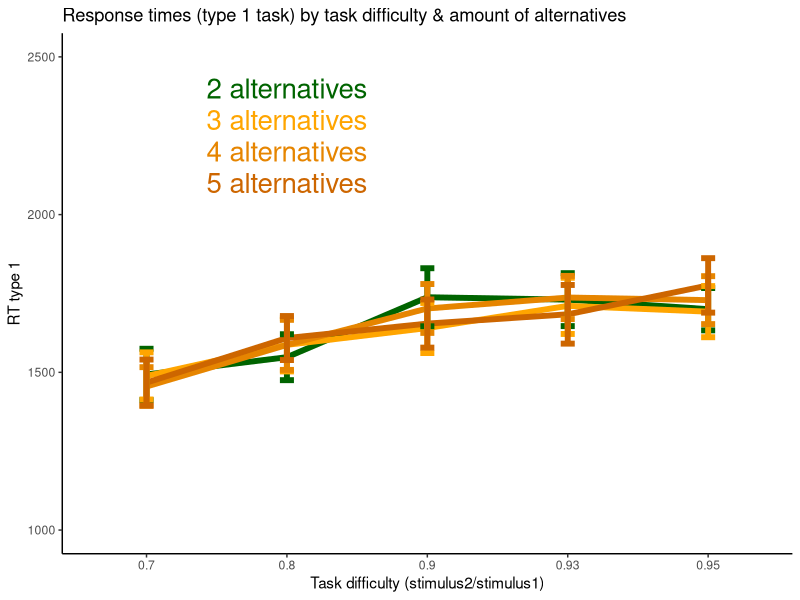
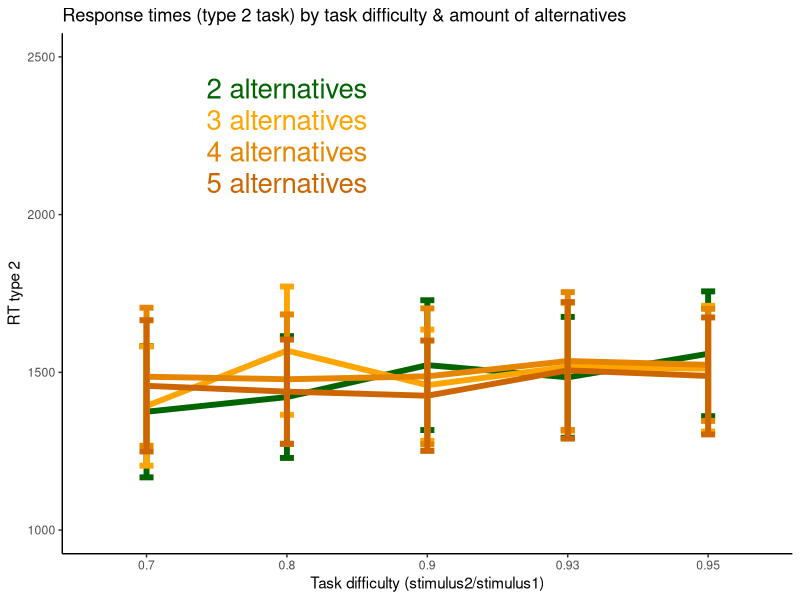
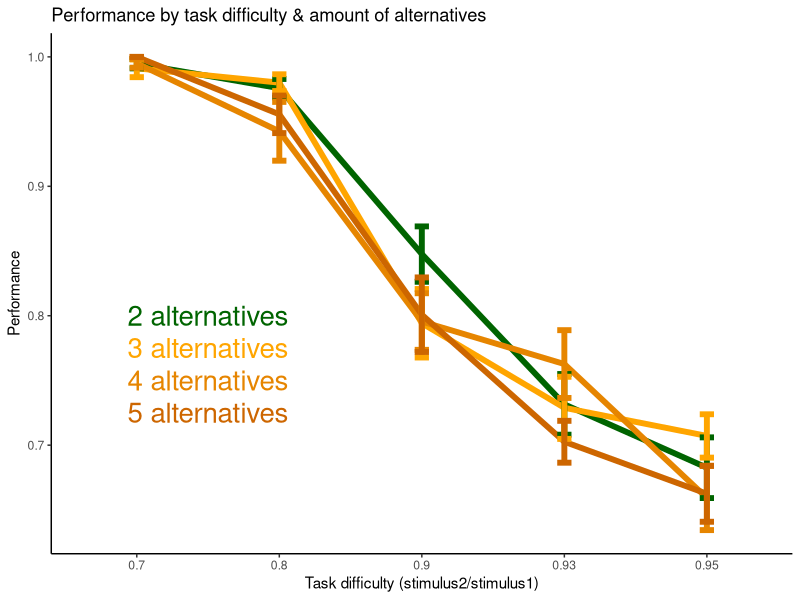
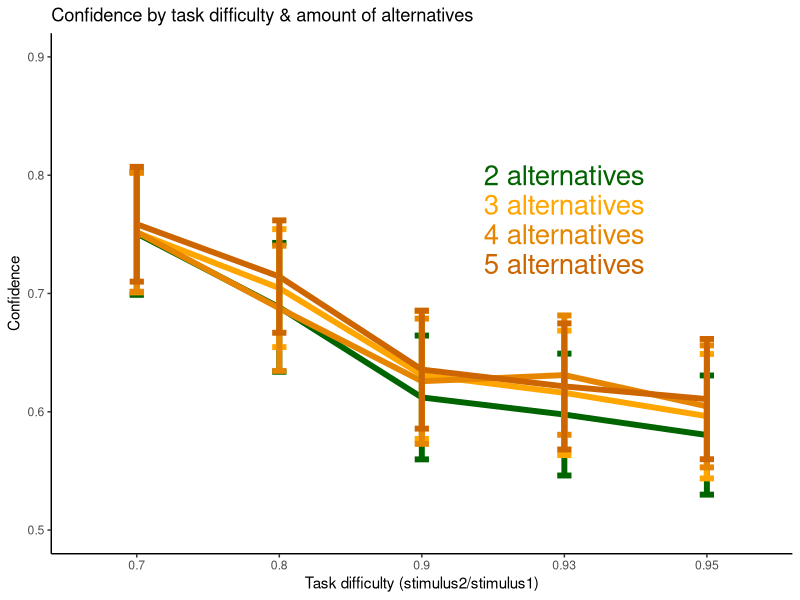

These charts were generated, in order, by the following R code:
library(tidyverse)

# -------------------------------------------------------------------------------------------------

data <- read.csv2('data_experiment2.csv')
data <- as_tibble(data)
data$Correct = as.logical(data$Correct)

# ----------------------------------------------------------------------------------------------------

colplots <- colorRampPalette(c('orange', 'darkorange3'))(3)

###---- Response times by difficulty & amount of alternatives ----####

data %>%
  group_by(Nsujeto, StimVal, Nalternativas) %>% 
  summarize(rt1 = mean(RT_type1)) %>% 
  ggplot(aes(x=as.factor(StimVal),
             y=rt1,
             group=as.factor(Nalternativas)))+
  stat_summary(fun = mean, geom = "line", na.rm=T, lwd=2, 
               col=c(rep('darkgreen',5), rep(colplots[1],5),
                     rep(colplots[2],5), rep(colplots[3],5)))+
  stat_summary(geom='errorbar', lwd=2, col=c(rep('darkgreen',5), rep(colplots[1],5),
               rep(colplots[2],5), rep(colplots[3],5)),width=0.1)+
  xlab('Task difficulty (stimulus2/stimulus1)')+
  ylab('RT type 1')+
  ggtitle('Response times (type 1 task) by task difficulty & amount of alternatives')+
  theme_classic()+
  coord_cartesian(ylim=c(1000,2500))+
  annotate('text', x=2, y=c(2400, 2300, 2200, 2100), 
           label=c('2 alternatives','3 alternatives','4 alternatives', '5 alternatives'),
           col=c('darkgreen', colplots[1], colplots[2], colplots[3]), size=7)

data %>%
  group_by(Nsujeto, StimVal, Nalternativas) %>% 
  summarize(rtconf = mean(RT_Confidence)) %>% 
  ggplot(aes(x=as.factor(StimVal),
             y=rtconf,
             group=as.factor(Nalternativas)))+
  stat_summary(fun = mean, geom = "line", na.rm=T, lwd=2, 
               col=c(rep('darkgreen',5), rep(colplots[1],5),
                     rep(colplots[2],5), rep(colplots[3],5)))+
  stat_summary(geom='errorbar', lwd=2, col=c(rep('darkgreen',5), rep(colplots[1],5),
               rep(colplots[2],5), rep(colplots[3],5)),width=0.1)+
  xlab('Task difficulty (stimulus2/stimulus1)')+
  ylab('RT type 2')+
  ggtitle('Response times (type 2 task) by task difficulty & amount of alternatives')+
  theme_classic()+
  coord_cartesian(ylim=c(1000,2500))+
  annotate('text', x=2, y=c(2400, 2300, 2200, 2100), 
           label=c('2 alternatives','3 alternatives','4 alternatives', '5 alternatives'),
           col=c('darkgreen', colplots[1], colplots[2], colplots[3]), size=7)

####---- Performance by difficulty & amount of alternatives ----####
data %>%
  group_by(Nsujeto, StimVal, Nalternativas) %>% 
  summarize(perf = mean(binary_correct)) %>% 
  ggplot(aes(x=as.factor(StimVal),
             y=perf,
             group=as.factor(Nalternativas)))+
  stat_summary(fun = mean, geom = "line", na.rm=T, lwd=2, 
               col=c(rep('darkgreen',5), rep(colplots[1],5),
                     rep(colplots[2],5), rep(colplots[3],5)))+
  stat_summary(geom='errorbar', lwd=2, col=c(rep('darkgreen',5), rep(colplots[1],5),
               rep(colplots[2],5), rep(colplots[3],5)),width=0.1)+
  xlab('Task difficulty (stimulus2/stimulus1)')+
  ylab('Performance')+
  ggtitle('Performance by task difficulty & amount of alternatives')+
  theme_classic()+
  annotate('text', x=1.5, y=c(0.8, 0.775, 0.75, 0.725), 
           label=c('2 alternatives','3 alternatives','4 alternatives', '5 alternatives'),
           col=c('darkgreen', colplots[1], colplots[2], colplots[3]), size=7)
         

####---- Confidence by difficulty & amount of alternatives ----####
data %>%
  group_by(Nsujeto, StimVal, Nalternativas) %>% 
  summarize(conf = mean(Confidence)) %>% 
  ggplot(aes(x=as.factor(StimVal),
             y=conf,
             group=as.factor(Nalternativas)))+
  stat_summary(fun = mean, geom = "line", na.rm=T, lwd=2, 
               col=c(rep('darkgreen',5), rep(colplots[1],5),
                     rep(colplots[2],5), rep(colplots[3],5)))+
  stat_summary(geom='errorbar', lwd=2, col=c(rep('darkgreen',5), rep(colplots[1],5),
               rep(colplots[2],5), rep(colplots[3],5)),width=0.1)+
  xlab('Task difficulty (stimulus2/stimulus1)')+
  ylab('Confidence')+
  ggtitle('Confidence by task difficulty & amount of alternatives')+
  theme_classic()+
  coord_cartesian(ylim=c(0.5,0.9))+
  annotate('text', x=4, y=c(0.8, 0.775, 0.75, 0.725), 
           label=c('2 alternatives','3 alternatives','4 alternatives', '5 alternatives'),
           col=c('darkgreen', colplots[1], colplots[2], colplots[3]), size=7)
